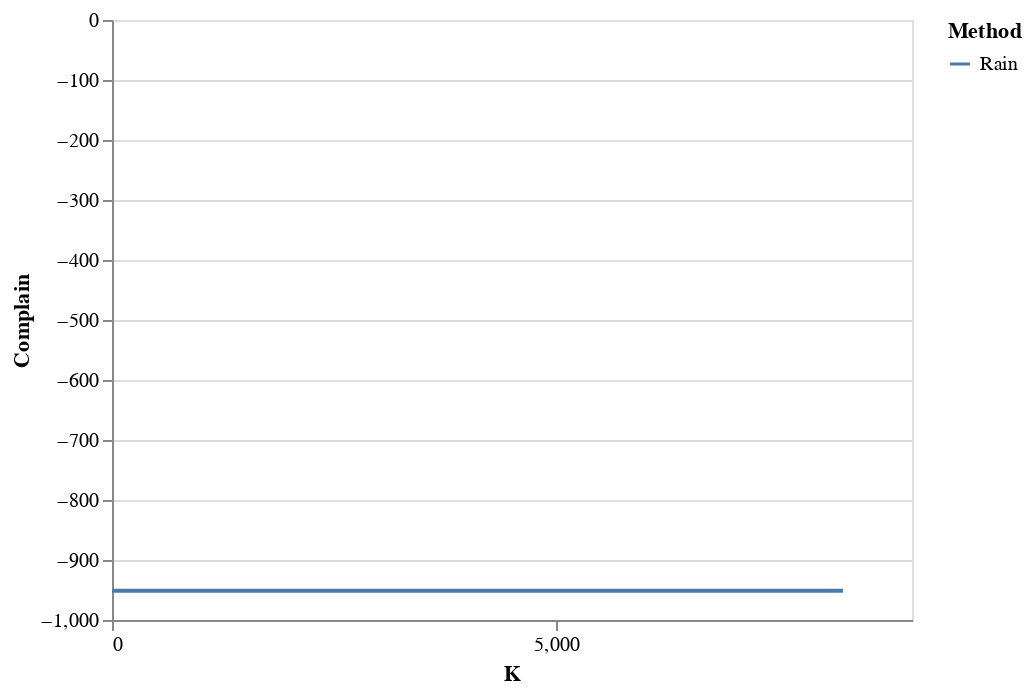

Here is the notebook cell this chart was saved with:
### Code cell
from tqdm.notebook import tnrange, trange
manager = ModelManagerLM(proc.x_train, proc.y_corr, LogReg(1), 256)
manager.model.set_weights(manager0.model.get_weights())
manager.delta = tf.Variable(manager0.delta.value(), name="delta")
ranker = InfluenceRanker(manager=manager, on=proc.complain)
fixer = AutoFixer(manager, corrsel, K)

AQs = []
weighted_f1 = []
rank_list = []
rank_time_rain = 0
model_time_rain = 0
AQ = proc.complain(manager).AQ
# f1 = f1_score(proc.y_test.numpy(), manager.model.predict(proc.x_test).numpy(), average='weighted')
f1 = f1_score(proc.y_query.numpy(), manager.model.predict(proc.x_query).numpy(), average='weighted')
AQs.append(float(AQ))
weighted_f1.append(f1)

step_size = 8223
rain_k = int(np.ceil(K / step_size))
for k in trange(0, rain_k):
    nfix = min(step_size, K - step_size * k)
    assert nfix > 0

    start = time.time()
    rank = rank_fix(ranker, fixer, nfix)
    middle = time.time()
#     manager.fit(max_iter=1000, print_value=True, lr=0.1, tol=1e-5)
    end = time.time()
    
    rank_list.append(rank.numpy())
    rank_time_rain += middle - start
    model_time_rain += end - middle

    AQ = proc.complain(manager).AQ
#     f1 = f1_score(proc.y_test.numpy(), manager.model.predict(proc.x_test).numpy(), average='weighted')
    f1 = f1_score(proc.y_query.numpy(), manager.model.predict(proc.x_query).numpy(), average='weighted')
    AQs.append(float(AQ))
    weighted_f1.append(f1)

print("Rank_time:", rank_time_rain)
print("Model_time:", model_time_rain)
AC = proc.complain(manager).AC

df_rain = pd.DataFrame({
    "Complain": np.array(AQs) - AC,
    "F1": np.array(weighted_f1),
    "K": list(range(0, K, step_size)) + [K],
    "Method": np.repeat("Rain", len(AQs)),
})
alt.Chart(pd.concat([df_rain])).mark_line().encode(
    alt.X('K:Q', axis=alt.Axis(tickCount=df_rain.shape[0], grid=False)),
    alt.Y("Complain:Q"),
    color = "Method"
)

### Figure 1 — Vega-Lite specification as saved in the notebook (floating-point values rounded to 4 significant figures)
{"config": {"view": {"continuousWidth": 400, "continuousHeight": 300}}, "data": {"name": "data-625bba8385e7e9deea36c3e52bd48ce8"}, "mark": "line", "encoding": {"color": {"type": "nominal", "field": "Method"}, "x": {"type": "quantitative", "axis": {"grid": false, "tickCount": 2}, "field": "K"}, "y": {"type": "quantitative", "field": "Complain"}}, "$schema": "https://vega.github.io/schema/vega-lite/v4.8.1.json", "datasets": {"data-625bba8385e7e9deea36c3e52bd48ce8": [{"Complain": -951.4, "F1": 0.8276, "K": 0, "Method": "Rain"}, {"Complain": -951.4, "F1": 0.8276, "K": 8223, "Method": "Rain"}]}}
